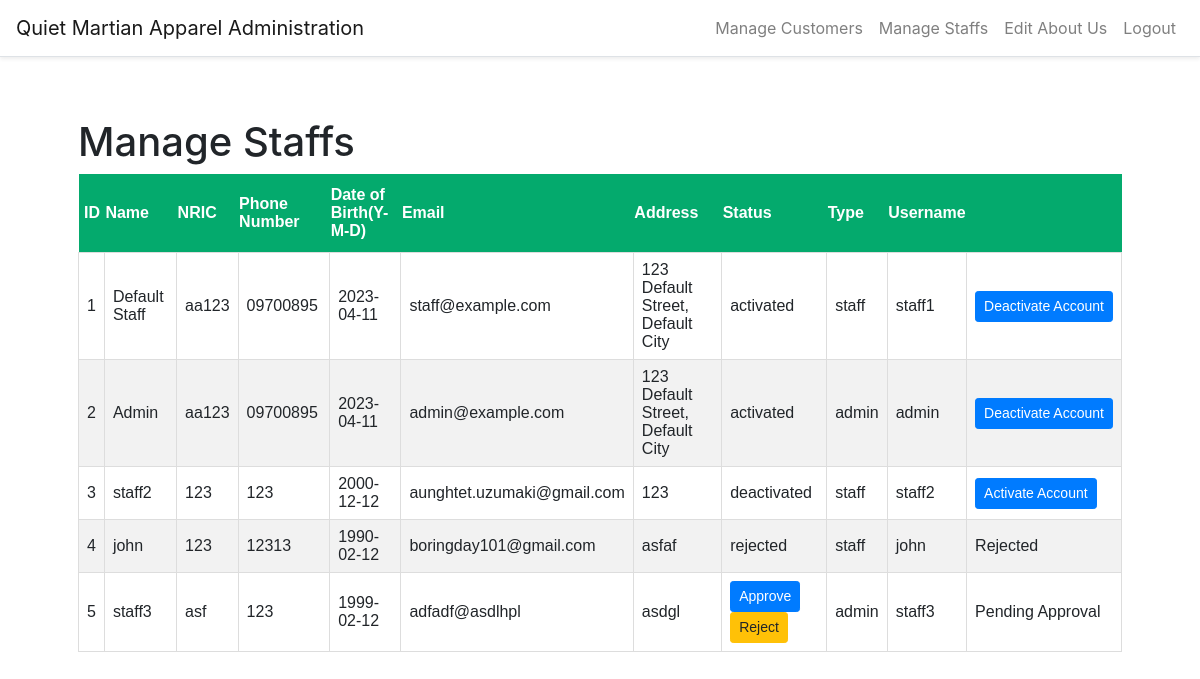
/manage-staffs (signed in), run on an earlier commit of the app's database.
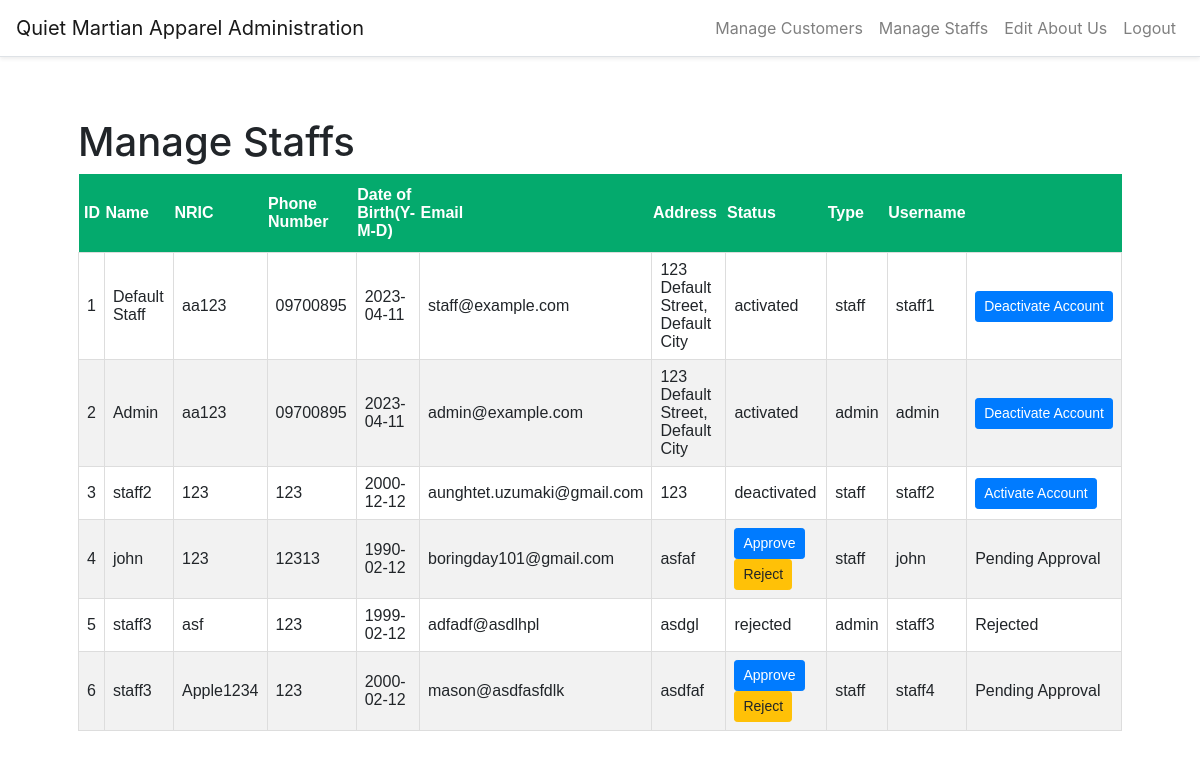
And on a later commit of the database.
### website/models.py (models this page shows)
class Staff(db.Model, UserMixin):
    id = db.Column(db.Integer, primary_key=True)
    name = db.Column(db.String(150))
    nric = db.Column(db.String(150))
    phone_number = db.Column(db.String(20))
    dob = db.Column(db.Date)
    email = db.Column(db.String(150), unique=True)
    address = db.Column(db.String(255))
    status = db.Column(db.String(150))
    type = db.Column(db.String(150))
    username = db.Column(db.String(150), unique=True)
    password = db.Column(db.String(150))
    created_date = db.Column(db.DateTime, default=func.now())
    created_by = db.Column(db.Integer)
    updated_date = db.Column(db.DateTime, default=func.now())
    updated_by = db.Column(db.Integer)
    about_us = db.relationship('AboutUs')

### website/auth.py (the view)
@auth.route('/manage-staffs', methods=['GET', 'POST'])
@login_required
def manage_staffs():
    s = Staff.query.all()
    staffs = s
    return render_template("staff/manage_staffs.html", staffs=staffs, user=current_user)

### website/templates/staff/manage_staffs.html (shortened to what this page needs)
{% extends "staff/layout.html" %}
{% block main %}
<h1>Manage Staffs</h1>
<link rel="stylesheet" href="static/payment.css">
<table class="history">
  <thead>
    <tr>
      <th>&nbsp;ID</th>
      <th>Name</th>
      <th>NRIC</th>
      <th>Phone Number</th>
      <th>Date of Birth(Y-M-D)</th>
      <th>Email</th>
      <th>Address</th>
      <th>Status</th>
      <th>Type</th>
      <th>Username</th>
      <th></th>
    </tr>
  </thead>
  <tbody>
    {% for staff in staffs %}
    <tr>
      <td>{{ staff.id }}</td>
      <td>{{ staff.name }}</td>
      <td>{{ staff.nric }}</td>
      <td>{{ staff.phone_number }}</td>
      <td>{{ staff.dob.strftime('%Y-%m-%d') }}</td>
      <td>{{ staff.email }}</td>
      <td>{{ staff.address }}</td>
      <td>
        {% if staff.status == 'pending' %}
          <a href="{{ url_for('auth.approve_reject_staff', id=staff.id, status='activated') }}" class="btn btn-sm btn-primary">Approve</a>
          <a href="{{ url_for('auth.approve_reject_staff', id=staff.id, status='rejected') }}" class="btn btn-sm btn-warning">Reject</a>
        {% else %}
          {{ staff.status }}
        {% endif %}
      </td>
      <td>{{ staff.type }}</td>
      <td>{{ staff.username }}</td>
      <td>
        {% if staff.status == 'activated' %}
        <a href="{{ url_for('auth.approve_reject_staff', id=staff.id, status='deactivated') }}" class="btn btn-sm btn-primary">Deactivate Account</a>
        {% elif staff.status== 'deactivated' %}
        <a href="{{ url_for('auth.approve_reject_staff', id=staff.id, status='activated') }}" class="btn btn-sm btn-primary">Activate Account</a>
        {% elif staff.status== 'rejected' %}
        Rejected
        {% else %}
        Pending Approval
        {% endif %}
      </td>
    </tr>
    {% endfor %}
  </tbody>
</table>
{% endblock %}

### website/templates/staff/layout.html (shortened to what this page needs)
<!DOCTYPE html>
<html lang="en">
    <head>
        <link rel="stylesheet" href="https://maxcdn.bootstrapcdn.com/bootstrap/4.1.3/css/bootstrap.min.css">
        <link rel="stylesheet" href="{{ url_for('static', filename='css/style.css') }}">
    </head>
    <body style="padding-top: 70px;">
        <main class="container p-5">
            {% block main %}{% endblock %}
        </main>
    </body>
</html>

### website/templates/staff/base3.html (shortened to what this page needs)
<nav class="navbar navbar-expand-lg navbar-light bg-white border-bottom shadow-sm fixed-top">
    <a class="navbar-brand" href="/staff-login">Quiet Martian Apparel Administration</a>
    <div class="collapse navbar-collapse" id="navbarResponsive">
        <ul class="navbar-nav ml-auto">
            {% if user.is_authenticated %}
            <li class="nav-item"><a href="/manage-customers" class="nav-link">Manage Customers</a></li>
            <li class="nav-item"><a href="/manage-staffs" class="nav-link">Manage Staffs</a></li>
            <li class="nav-item"><a href="/about_us/edit" class="nav-link">Edit About Us</a></li>
            <li class="nav-item"><a href="/admin-logout" class="nav-link">Logout</a></li>
            {% else %}
            <li class="nav-item"><a href="/new-staff" class="nav-link">Register</a></li>
            <li class="nav-item"><a href="/staff-login" class="btn btn-outline-info">Login</a></li>
            {% endif %}
        </ul>
    </div>
</nav>

### website/static/style.css (style rules this page uses)
html { scroll-behavior: smooth; }

### website/static/payment.css (style rules this page uses)
.history th { padding-top: 12px; padding-bottom: 12px; text-align: left; background-color: #04AA6D; color: white; }
.history { font-family: Arial, Helvetica, sans-serif; border-collapse: collapse; width: 100%; }
.history td, history th { border: 1px solid #ddd; padding: 8px; }
.history tr:nth-child(even) { background-color: #f2f2f2; }

What changed in the data, as far as the page shows it:
changed Staff "john": status "rejected" → (not shown); status "Rejected" → "Approve Reject Pending Approval"
changed Staff "asf": status (not shown) → "rejected"; status "Approve Reject Pending Approval" → "Rejected"
added Staff: id "6", name "staff3", nric "Apple1234", phone_number "123", dob "2000-02-12", email "mason@asdfasfdlk", address "asdfaf", type "staff", username "staff4", status "Pending Approval"
